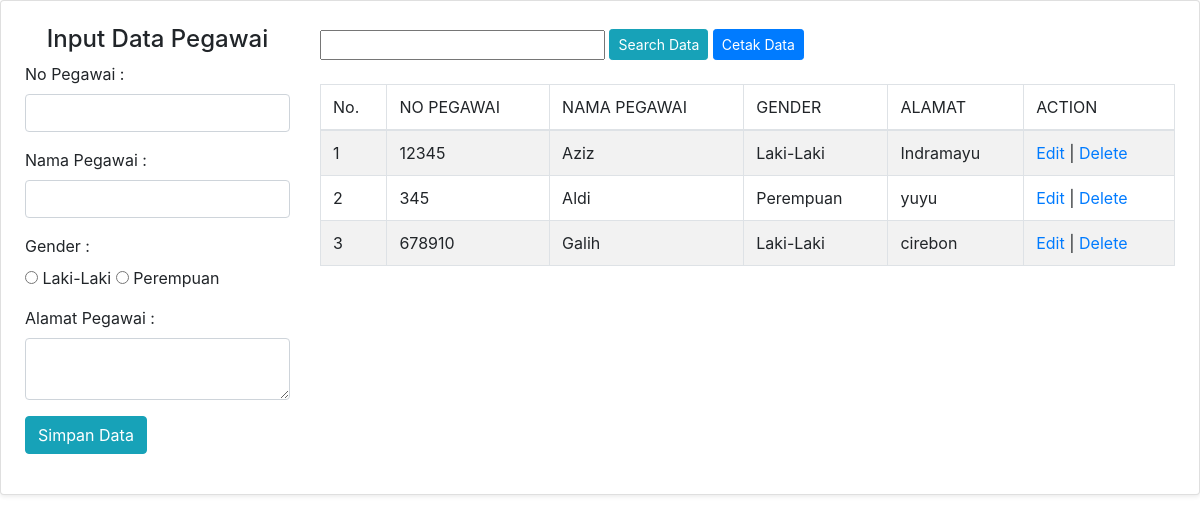
The page /Administrator/data_pegawai.php on the database its author committed.
### tables this page shows
CREATE TABLE `pegawai` (
  `id_pegawai` varchar(50) NOT NULL,
  `no_pegawai` varchar(50) NOT NULL,
  `nm_pegawai` varchar(50) NOT NULL,
  `gender` varchar(50) NOT NULL,
  `alamat` varchar(50) NOT NULL
);

### Administrator/database.php (called while the page is built, shortened)
<?php
class database{
	var $host = "localhost";
	var $user = "root";
	var $pass = "";
	var $db = "wisata";
	var $koneksi = "";
	function __construct(){
		$this->koneksi = mysqli_connect($this->host, $this->user, $this->pass, $this->db);
	}
	function data_pegawai(){
		$data_pegawai = mysqli_query($this->koneksi,"select * from pegawai");
		while($row = mysqli_fetch_array($data_pegawai)){
			$hasil_pegawai[] = $row;
		}
		return $hasil_pegawai;
	}
}
?>

### Administrator/data_pegawai.php (the view, shortened to what this page needs)
<?php
include 'database.php';
$db = new database();
$data_pegawai = $db->data_pegawai();
?>
<html>
<head>
	<link href="https://cdnjs.cloudflare.com/ajax/libs/twitter-bootstrap/4.1.3/css/bootstrap.css" rel="stylesheet">
</head>
<body>
	<div class="row">
	<div class="col-xl-12 col-lg-12 col-md-12">
	<div class="card shadow-sm my-0">
	<div class="card-body p-4">
	<div class="row">
	<div class="col-lg-3">
		<?php
		include"form_data_pegawai.php";
		?>
	</div>
	<div class="col-lg-9">
		<form action="index.php?page=data_pegawai" method="POST">
			<div class="Form-group">
				<input type="text" name="cari" class="col-lg-4">
				<button type="submit" value="cari" class="btn btn-sm btn-info mb-2 mt-1">Search Data</button>
				<a href="data_pegawai_cetak.php" target="_blank" class="btn btn-sm btn-primary mb-2 mt-1">Cetak Data</a>
			</div>
		</form>
		<div class="table-responsive">
		<table class="table table-striped table-bordered">
			<thead>
			<tr>
				<td>No.</td>
				<td>NO PEGAWAI</td>
				<td>NAMA PEGAWAI</td>
				<td>GENDER</td>
				<td>ALAMAT</td>
				<td>ACTION</td>
			</thead>
			<tbody>
				<?php
				$no = 1;
				foreach($data_pegawai as $row){
				?>
				<tr>
			<td><?php echo $no++; ?></td>
			<td><?php echo $row['no_pegawai'] ?></td>
			<td><?php echo $row['nm_pegawai'] ?></td>
			<td><?php echo $row['gender'] ?></td>
			<td><?php echo $row['alamat'] ?></td>
			<td><a href="<?php echo "index.php?page=data_pegawai&&edit=update&&id=$row[no_pegawai]" ?>">Edit</a> |
				<a href="<?php echo"proses_data_pegawai.php?aksi=delete&&id=$row[no_pegawai]"; ?>" onclick="return confirm('Apakah Anda Yakin Ingin Menghapus Data Ini ?')">Delete</a>
			</td>
				</tr>
				<?php
				}
				?>
			</tbody>
		</table>
		</div>
	</div>
	</div>
	</div>
	</div>
	</div>
	</div>
</body>
</html>

### rows shown on the page
pegawai: no_pegawai "12345", nm_pegawai "Aziz", gender "Laki-Laki", alamat "Indramayu"
pegawai: no_pegawai "345", nm_pegawai "Aldi", gender "Perempuan", alamat "yuyu"
pegawai: no_pegawai "678910", nm_pegawai "Galih", gender "Laki-Laki", alamat "cirebon"
